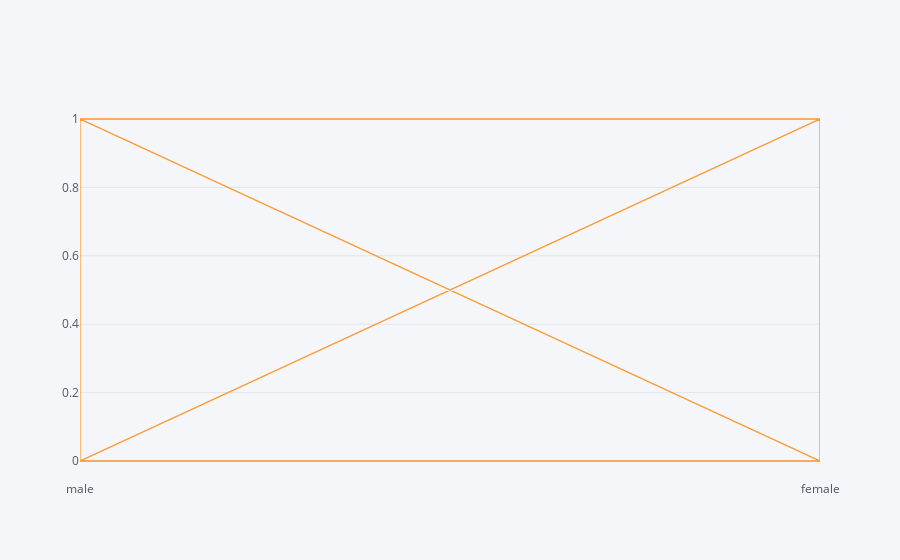

Notebook cell for this chart:
### Code cell
titanic.iplot(x = 'sex',y = 'survived',kind = 'line')

### Figure 1 — Plotly figure (JSON) as saved in the notebook; plotly's stock layout.template omitted (floating-point values rounded to 4 significant figures; data arrays with more than 128 entries replaced by an {"elided": "..."} marker saying what was removed)
{"data": [{"line": {"color": "rgba(255, 153, 51, 1.0)", "dash": "solid", "shape": "linear", "width": 1.3}, "mode": "lines", "name": "survived", "text": "", "type": "scatter", "x": {"elided": "891 str values"}, "y": {"elided": "891 int values"}}], "layout": {"autosize": true, "legend": {"bgcolor": "#F5F6F9", "font": {"color": "#4D5663"}}, "paper_bgcolor": "#F5F6F9", "plot_bgcolor": "#F5F6F9", "title": {"font": {"color": "#4D5663"}}, "xaxis": {"autorange": true, "gridcolor": "#E1E5ED", "range": [0, 1], "showgrid": true, "tickfont": {"color": "#4D5663"}, "title": {"font": {"color": "#4D5663"}, "text": ""}, "type": "category", "zerolinecolor": "#E1E5ED"}, "yaxis": {"autorange": true, "gridcolor": "#E1E5ED", "range": [-0.05556, 1.056], "showgrid": true, "tickfont": {"color": "#4D5663"}, "title": {"font": {"color": "#4D5663"}, "text": ""}, "type": "linear", "zerolinecolor": "#E1E5ED"}}}
